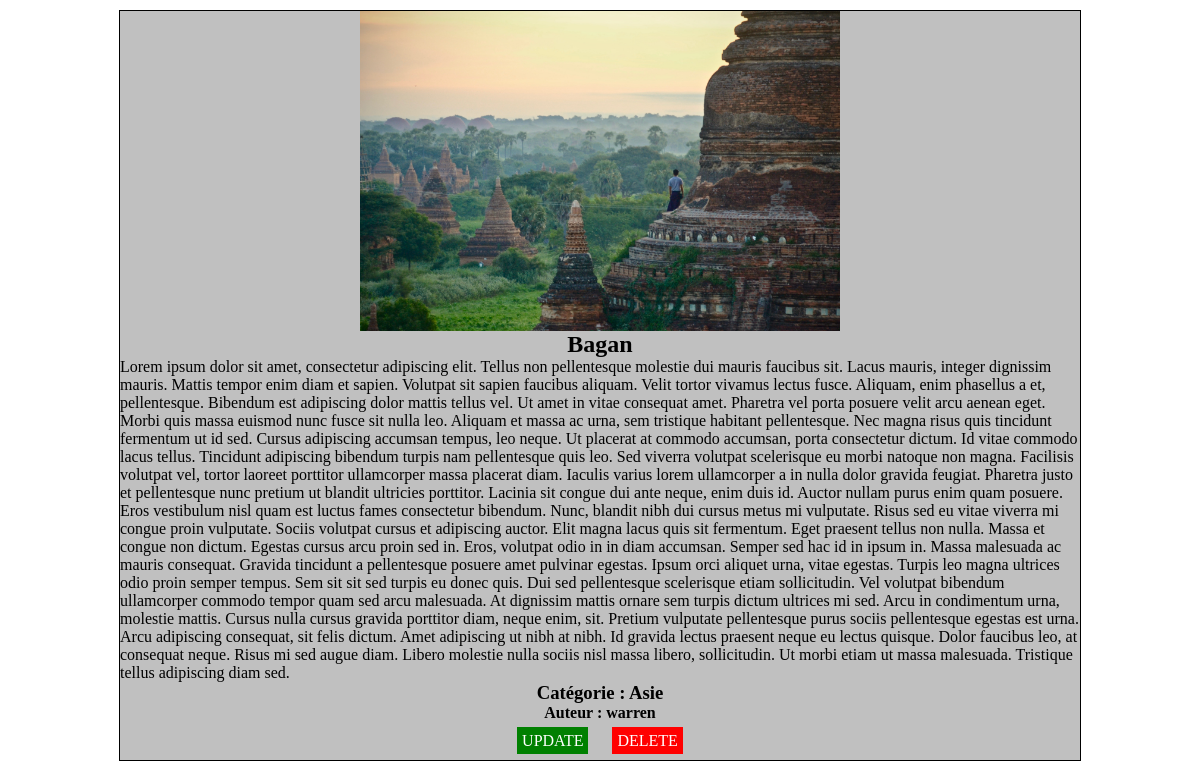
Screenshot of /admin_suite.php?id=35 (signed in) with the database file from the repository.
### tables this page shows
CREATE TABLE IF NOT EXISTS `articles` (
  `id_article` int NOT NULL AUTO_INCREMENT,
  `title` varchar(255) NOT NULL,
  `content` text NOT NULL,
  `image` varchar(255) NOT NULL,
  `id_category` int NOT NULL,
  `id_user` int NOT NULL,
  PRIMARY KEY (`id_article`)
);

CREATE TABLE IF NOT EXISTS `categories` (
  `id_category` int NOT NULL AUTO_INCREMENT,
  `category` varchar(255) NOT NULL,
  `image_cat` varchar(255) NOT NULL,
  PRIMARY KEY (`id_category`)
);

CREATE TABLE IF NOT EXISTS `users` (
  `id_user` int NOT NULL AUTO_INCREMENT,
  `username` varchar(255) NOT NULL,
  `password` varchar(255) NOT NULL,
  PRIMARY KEY (`id_user`)
);

### admin_suite.php (the view, shortened to what this page needs)
<?php
require_once 'connect.php';
$idArticle = $_GET['id'];
$req = $db->prepare('SELECT `id_article`, `title`, `content`, `image`, `category`, `username` FROM `articles` INNER JOIN  `categories` ON articles.id_category = categories.id_category INNER JOIN  `users` ON articles.id_user = users.id_user WHERE articles.id_article = :id');
$req->bindParam('id', $idArticle, PDO::PARAM_INT);
$req->execute();
$articles = $req->fetchAll(PDO::FETCH_ASSOC);
if(isset($_SESSION['username'])) {
    foreach($articles as $article) {
        ?>
        <article>
            <img src='<?=$article['image']?>'>
            <h2><?=$article['title']?></h2>
            <p><?=$article['content']?></p>
            <h3>Catégorie : <?=$article['category']?></h3>
            <h4>Auteur : <?=$article['username']?></h4>
            <div class="btns">
                <a href="update.php?id=<?=$article['id_article']?>"class="upBtn">Update</a>
                <a href="delete.php?id=<?=$article['id_article']?>"class="delBtn">Delete</a>
            </div>
        </article>
    <?php
    }
    require 'views/template_admin.php';
} else {
    echo 'Vous n\'êtes pas connecté. <a href="login.php">Cliquez ici</a> pour vous connectez.';
}   ?>

### views/css/style_admin.css (style rules this page uses)
* { margin: 0; padding: 0; }
article { width: 80%; margin: 10px auto; display: flex; flex-direction: column; align-items: center; background-color: silver; border: 1px solid black; }
img { width: 50%; }
.btns { margin: 10px; text-transform: uppercase; }
.upBtn { color: white; text-decoration: none; background-color: green; margin: 10px; padding: 5px; }
.delBtn { color: white; text-decoration: none; background-color: red; margin: 10px; padding: 5px; }

### rows the page displays
articles: image (picture), title "Bagan", content "Lorem ipsum dolor sit amet, consectetur adipiscing elit. Tellus non pellentesque molestie dui mauris faucibus sit. Lacus mauris, integer dignissim mauris. Mattis tempor enim diam et sapien. Volutpat sit sapien faucibus aliquam. Velit tortor vivamus lectus fusce. Aliquam, enim phasellus a et, pellentesque. Bibendum est adipiscing dolor mattis tellus vel. Ut amet in vitae consequat amet. Pharetra vel porta posuere velit arcu aenean eget. Morbi quis massa euismod nunc fusce sit nulla leo. Aliquam et massa ac urna, sem tristique habitant pellentesque. Nec magna risus quis tincidunt fermentum ut id sed. Cursus adipiscing accumsan tempus, leo neque. Ut placerat at commodo accumsan, porta…", id_category.category "Asie", id_user.username "warren"
